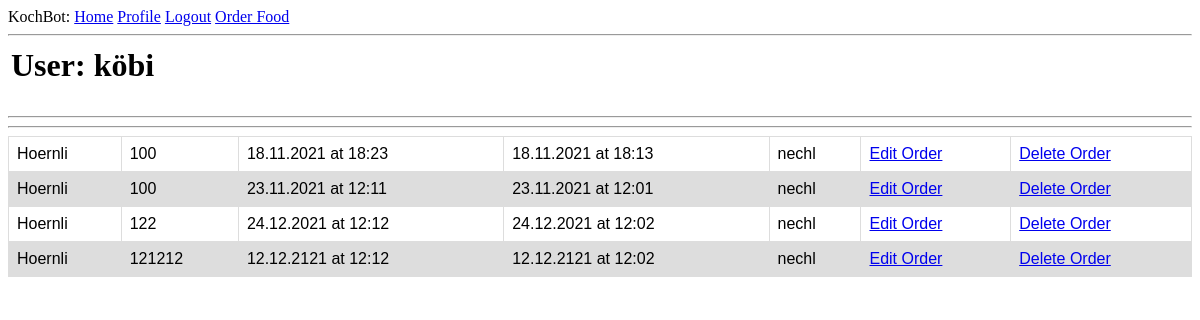
The app's page /user/köbi (signed in) with its own data.
### app/models.py (models this page shows, shortened)
class User(UserMixin, db.Model):
    id = db.Column(db.Integer, primary_key=True)
    username = db.Column(db.String(64), index=True, unique=True)
    email = db.Column(db.String(120), index=True, unique=True)
    password_hash = db.Column(db.String(128))
    orders = db.relationship('Order', backref='author', lazy='dynamic')

class Order(db.Model):
    id = db.Column(db.Integer, primary_key = True)
    food = db.Column(db.String(140))
    timestamp = db.Column(db.DateTime,  default=datetime.utcnow)
    amount = db.Column(db.Integer())
    finished_at = db.Column(db.DateTime, index = True)
    start_at = db.Column(db.DateTime)
    user_id = db.Column(db.Integer, db.ForeignKey('user.id'))
    cooking = db.Column(db.Boolean, default = False)

### app/routes.py (the view)
@app.route('/user/<username>')
@login_required
def user(username):
    user = User.query.filter_by(username=username).first_or_404()
    orders = Order.query.order_by(Order.finished_at.asc()).all()
    return render_template('user.html', user=user, orders=orders)

### app/models.py (called while the page is built)
@login.user_loader
def load_user(id):
    return User.query.get(int(id))

### app/templates/user.html (shortened to what this page needs)
{% extends "base.html" %}
{% block content %}
    <table>
        <tr valign="top">
            <td><h1>User: {{ user.username }}</h1></td>
        </tr>
    </table>
    <hr>
    <hr>
    <table id="orders">
        {% for order in orders %}
            {% include '_order.html' %}
        {% endfor %}
    </table>
{% endblock %}

### app/templates/_order.html
<tr id="orders">
    <th id="orders">{{ order.food }}</th>
    <th id="orders">{{ order.amount }}</th>
    <th id="orders">{{ order.finished_at.strftime("%d.%m.%Y at %H:%M") }}</th>
    <th id="orders">{{ order.start_at.strftime("%d.%m.%Y at %H:%M") }}</th>
    <th id="orders">{{ order.user_id }}</th>
    <th id="orders"><a href="{{ url_for('edit_order', id=order.id) }}">Edit Order</a></th>
    <th id="orders"><a href="{{ url_for('delete_order', id=order.id) }}">Delete Order</a></th>
</tr>

### app/static/style/style.css (style rules this page uses)
table#orders { font-family: Arial, sans-serif; font-style:normal; border-collapse: collapse; width: 100%; }
td#orders, th#orders, th#orders_header { border: 1px solid #dddddd; text-align: left; padding: 8px; font-weight: normal; }
tr#orders:nth-child(even) { background-color: #dddddd; }

### records on screen
User: username "köbi"
Order: food "Hoernli", amount "100", finished_at "18.11.2021 at 18:23", start_at "18.11.2021 at 18:13", user_id "nechl"
Order: food "Hoernli", amount "100", finished_at "23.11.2021 at 12:11", start_at "23.11.2021 at 12:01", user_id "nechl"
Order: food "Hoernli", amount "122", finished_at "24.12.2021 at 12:12", start_at "24.12.2021 at 12:02", user_id "nechl"
Order: food "Hoernli", amount "121212", finished_at "12.12.2121 at 12:12", start_at "12.12.2121 at 12:02", user_id "nechl"
